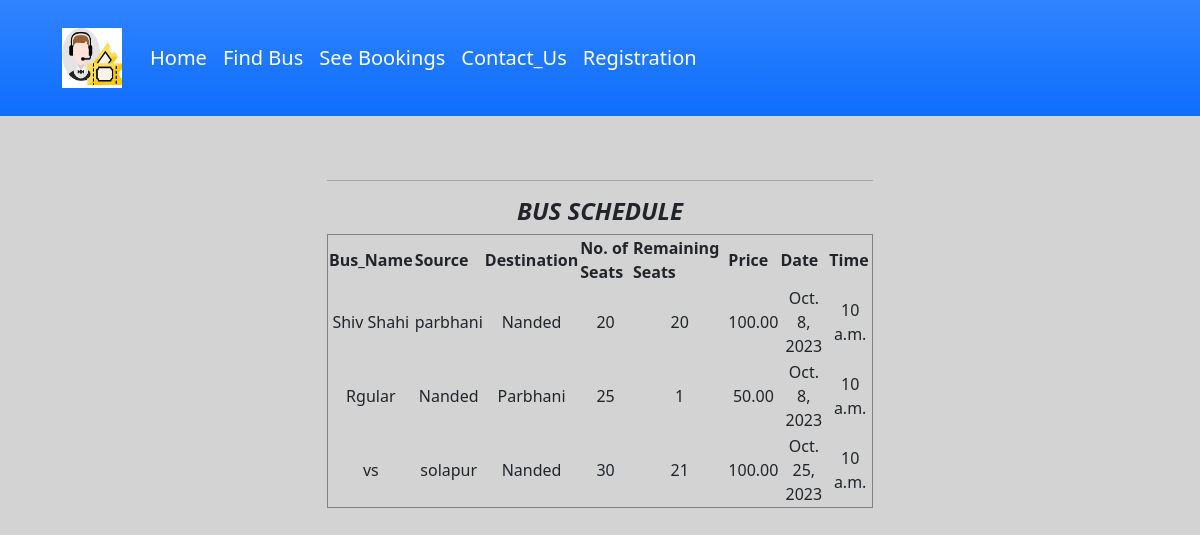
The app's page /schedule with its own data.
### djang_brs/myapp/models.py (models this page shows, shortened)
class Bus(models.Model):
    id = models.PositiveIntegerField(primary_key=True)
    bus_name = models.CharField(max_length=30)
    source = models.CharField(max_length=30)
    dest = models.CharField(max_length=30)
    nos = models.DecimalField(decimal_places=0, max_digits=2)
    rem = models.DecimalField(decimal_places=0, max_digits=2)
    price = models.DecimalField(decimal_places=2, max_digits=6)
    date = models.DateField()
    time = models.TimeField()
    class Meta:
        verbose_name_plural = "List of Busses"

### djang_brs/myapp/views.py (the view)
# urls.py: path('schedule',views.schedule,name="schedule"),
def schedule(request):
    data = Bus.objects.all()
    dicti = {
        'data': data
    }
    return render(request,'myapp/schedule.html',dicti)

### djang_brs/myapp/templates/myapp/schedule.html (shortened to what this page needs)
{% extends 'myapp/base.html' %}
{% block content %}
<div class="container my-5">
    <div class="row justify-content-center">
        <div class="col-lg-6 col-md-8 col-sm-10 col-xs-12">
            <div class="card-body1">
                <div class="container-fluid1">
                    <div class="schedule">
                        <table border=1  color="black" align="center" >
                        <hr color="green">
                        <h4> <center> <b><i>BUS SCHEDULE </i></b></center> </h4>
                               <table border=1  color="black" align="center" >
                          <tr>
                        <th> Bus_Name </th>
                        <th> Source </th>
                        <th> Destination </th>
                        <th> No. of Seats </th>
                        <th> Remaining Seats </th>
                        <th> Price </th>
                        <th> Date </th>
                        <th> Time </th>
                          </tr>
                        {% for aentry in data %}
                        <tr>
                  <td align="center"> {{ aentry.bus_name }} </td>
                  <td align="center"> {{ aentry.source }} </td>
                  <td align="center"> {{ aentry.dest }} </td>
                  <td align="center"> {{ aentry.nos }} </td>
                  <td align="center"> {{ aentry.rem }} </td>
                  <td align="center"> {{ aentry.price }} </td>
                  <td align="center"> {{ aentry.date }} </td>
                  <td align="center"> {{ aentry.time }} </td>
                        </tr>
                        {% endfor %}
                    </table>
                    </div>
                </div>
            </div>
            <br>
            <br>
        </div>
    </div>
</div>
{% endblock %}

### djang_brs/myapp/templates/myapp/schedule.html (style rules this page uses)
body { background-color: #d3d3d3; }

### records on screen
Bus: bus_name "Shiv Shahi", source "parbhani", dest "Nanded", nos "20", rem "20", price "100.00", date "Oct. 8, 2023", time "10 a.m."
Bus: bus_name "Rgular", source "Nanded", dest "Parbhani", nos "25", rem "1", price "50.00", date "Oct. 8, 2023", time "10 a.m."
Bus: bus_name "vs", source "solapur", dest "Nanded", nos "30", rem "21", price "100.00", date "Oct. 25, 2023", time "10 a.m."
